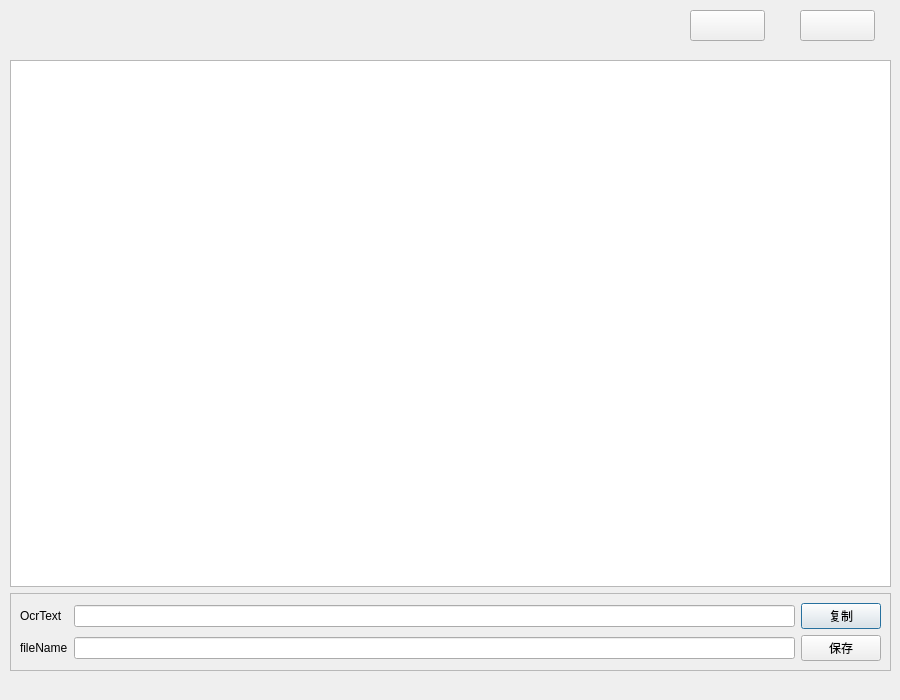
<?xml version="1.0" encoding="UTF-8"?>
<ui version="4.0">
 <class>DataEditWindow</class>
 <widget class="QDialog" name="DataEditWindow">
  <property name="geometry">
   <rect>
    <x>0</x>
    <y>0</y>
    <width>900</width>
    <height>700</height>
   </rect>
  </property>
  <property name="windowTitle">
   <string>ResultEdit</string>
  </property>
  <widget class="QWidget" name="verticalLayoutWidget">
   <property name="geometry">
    <rect>
     <x>10</x>
     <y>60</y>
     <width>881</width>
     <height>631</height>
    </rect>
   </property>
   <layout class="QVBoxLayout" name="verticalLayout">
    <item>
     <widget class="QTableWidget" name="Tbw_Result"/>
    </item>
    <item>
     <widget class="QFrame" name="frame">
      <property name="frameShape">
       <enum>QFrame::StyledPanel</enum>
      </property>
      <property name="frameShadow">
       <enum>QFrame::Raised</enum>
      </property>
      <layout class="QGridLayout" name="gridLayout">
       <item row="0" column="0">
        <widget class="QLabel" name="label">
         <property name="text">
          <string>OcrText</string>
         </property>
        </widget>
       </item>
       <item row="0" column="1">
        <widget class="QLineEdit" name="Edt_TessResult"/>
       </item>
       <item row="0" column="2">
        <widget class="QPushButton" name="Btn_CopyTessResult">
         <property name="text">
          <string>复制</string>
         </property>
        </widget>
       </item>
       <item row="1" column="0">
        <widget class="QLabel" name="label_2">
         <property name="text">
          <string>fileName</string>
         </property>
        </widget>
       </item>
       <item row="1" column="1">
        <widget class="QLineEdit" name="Edt_DefaultFileName"/>
       </item>
       <item row="1" column="2">
        <widget class="QPushButton" name="Btn_SaveResult">
         <property name="text">
          <string>保存</string>
         </property>
        </widget>
       </item>
      </layout>
     </widget>
    </item>
    <item>
     <widget class="QLabel" name="Lb_Tips">
      <property name="text">
       <string/>
      </property>
     </widget>
    </item>
   </layout>
  </widget>
  <widget class="QPushButton" name="BtnMax">
   <property name="geometry">
    <rect>
     <x>800</x>
     <y>10</y>
     <width>75</width>
     <height>31</height>
    </rect>
   </property>
   <property name="text">
    <string/>
   </property>
   <property name="icon">
    <iconset resource="../icon.qrc">
     <normaloff>:/icon/icons/max.png</normaloff>:/icon/icons/max.png</iconset>
   </property>
  </widget>
  <widget class="QPushButton" name="BtnDuck">
   <property name="geometry">
    <rect>
     <x>690</x>
     <y>10</y>
     <width>75</width>
     <height>31</height>
    </rect>
   </property>
   <property name="text">
    <string/>
   </property>
   <property name="icon">
    <iconset resource="../icon.qrc">
     <normaloff>:/icon/icons/dk.png</normaloff>:/icon/icons/dk.png</iconset>
   </property>
  </widget>
 </widget>
 <resources>
  <include location="../icon.qrc"/>
 </resources>
 <connections/>
</ui>
